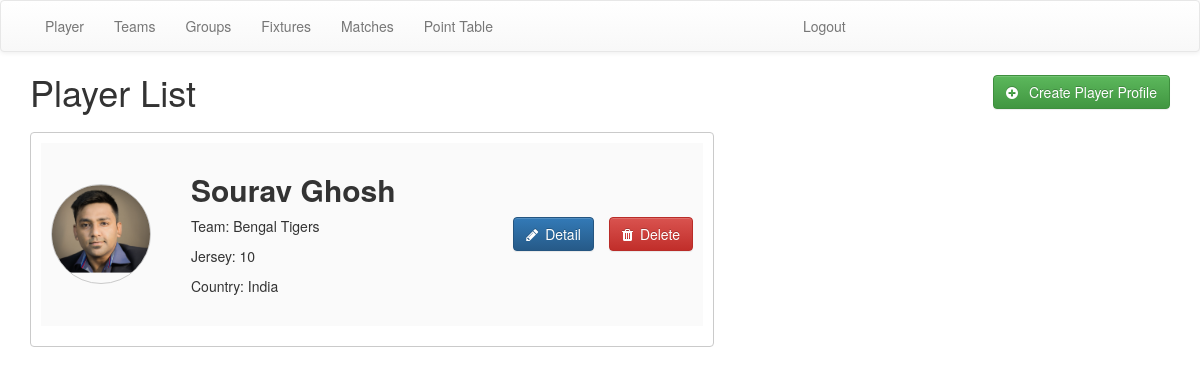
The page /players/list (signed in) on the database as committed earlier.
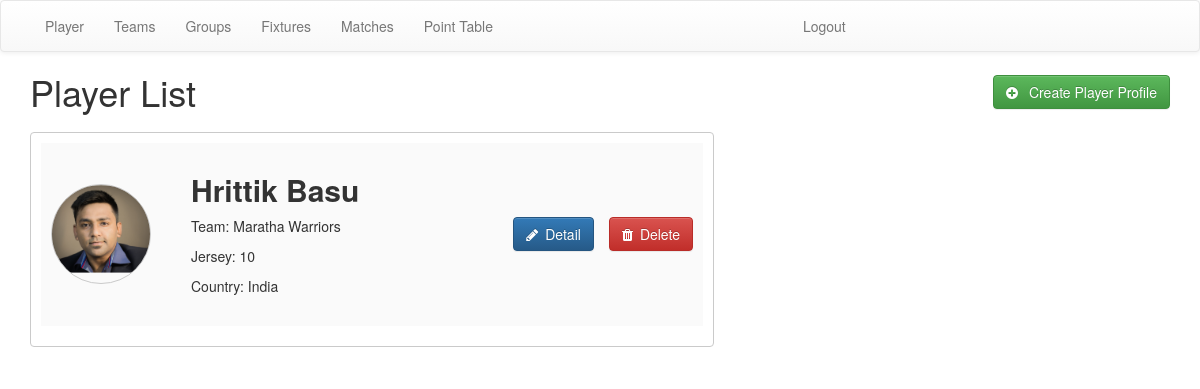
The same page on the database as committed later.
### manage_players/models.py (models this page shows, shortened)
class Player(models.Model):
    identifier = models.AutoField(primary_key=True)
    first_name = models.CharField(max_length=255)
    last_name = models.CharField(max_length=255)
    image_uri = models.ImageField(upload_to='media')
    jersey_number = models.CharField(max_length=3)
    country = models.CharField(max_length=50)
    team = models.ForeignKey(Team,on_delete=models.CASCADE,blank=True,null=True)

### manage_teams/models.py (models this page shows, shortened)
class Team(models.Model):
    identifier = models.AutoField(primary_key=True)
    name = models.CharField(max_length=255)
    logo_uri = models.ImageField(upload_to='media')
    state = models.CharField(max_length=20)

### manage_players/views.py (the view)
# urls.py: path('list', views.PlayerListView.as_view(),name='PlayerList'),
class PlayerListView(LoginRequiredMixin,ListView):
    model = Player
    template_name = 'manage_players/player_list.html'

### templates/manage_players/player_list.html
{% extends 'base.html' %}
{% block content %}
        <div class="flex-set" style="margin-bottom:20px;">
                <h1 style="margin:0;padding:0;">Player List</h1>
                <a class="btn btn-success" href="{% url 'PlayerCreate' %}">
                <i class="fa fa-plus-circle"></i>
                        Create Player Profile
                </a>
        </div>
        {% for player in player_list %}
                <div class="card" style="width:60%; margin-bottom:15px;">
                        <div class="card-body">
                                <div class="card-title flex-set fixture-top">
                                        <div class="flex-set" style="margin-right:25px;">
                                                <div class="img-circle img-fixture">
                                                        <img src={{player.image_uri.url}} />
                                                </div>
                                                <ul style="list-style-type:none;">
                                                        <li>
                                                                <h2 style="margin-left:0px;font-weight:bold;">{{ player.first_name }} {{ player.last_name }}</h2>
                                                        </li>
                                                        <li>
                                                                <p class="card-text">Team: {{ player.team.name }} </p>
                                                        </li>
                                                        <li>
                                                                 <p class="card-text">Jersey: {{ player.jersey_number }} </p>
                                                        </li>
                                                        <li>
                                                                 <p class="card-text">Country: {{ player.country }} </p>
                                                        </li>
                                                </ul>
                                </div>
                                <div class="card-button flex-set" style="justify-content: center;">
                                        <a href="{% url 'PlayerDetail'  player.identifier %}" class="btn btn-primary" style="margin-right:15px;"><i class="fa fa-pencil"></i>Detail</a>
                                        <a href="{% url 'PlayerDelete'  player.identifier %}" class="btn btn-danger"><i class="fa fa-trash"></i>Delete</a>
                                </div>
                        </div>
                </div>
        </div>
        {% endfor %}
{% endblock %}

### templates/base.html (shortened to what this page needs)
<!DOCTYPE html>
{% load static %}
<html>
    <head>
        <link rel="stylesheet" href="https://maxcdn.bootstrapcdn.com/bootstrap/3.3.7/css/bootstrap.min.css">
        <link rel="stylesheet" href="https://maxcdn.bootstrapcdn.com/bootstrap/3.3.7/css/bootstrap-theme.min.css">
        <link rel="stylesheet" href="//cdn.jsdelivr.net/medium-editor/latest/css/medium-editor.min.css" type="text/css" media="screen" charset="utf-8">
        <link href="https://stackpath.bootstrapcdn.com/font-awesome/4.7.0/css/font-awesome.min.css" rel="stylesheet">
    </head>
<body class='loader'>
  <nav class="navbar navbar-default techfont custom-navbar">
    <div class="container">
      <ul class="nav navbar-nav">
        {% if user.is_authenticated %}
                <li><a href="{% url 'PlayerList' %}">Player</a></li>
                <li><a href="{% url 'TeamList' %}">Teams</a></li>
                <li><a href="{% url 'GroupList' %}">Groups</a></li>
                <li><a href="{% url 'FixtureList' %}">Fixtures</a></li>
        {% else %}
                <li><a class="nav-item nav-link" href="{% url 'login' %}">Login</a></li>
                <li><a class="nav-item nav-link" href="{% url 'register' %}">Register</a></li>
        {% endif %}
                <li><a href="{% url 'MatchList' %}">Matches</a></li>
                <li><a href="{% url 'Pointlist' %}" >Point Table</a></li>
        {% if user.is_authenticated %}
                <li style="padding-left:20em"><a class="nav-item nav-link" href="{% url 'logout' %}">Logout</a></li>
        {% endif %}
      </ul>
  </div>
</nav>
        <div class="content container">
            <div class="row">
                <div class="col-xs-12">
                  <div class="blog_posts">
                    {% block content %}
                    {% endblock %}
                  </div>
                </div>
            </div>
        </div>
</body>
</html>

### templates/base.html (style rules this page uses)
.card { display: inline-block; border: 1px solid #cacaca; border-radius: 4px; padding: 10px; margin-right: 15px; }
.fa { margin-right: 7px; }
.flex-set { display: flex; justify-content: space-between; align-items: center; }
img { width: 100%; }
.fixture-top { padding: 10px; background-color: #fafafa; margin-bottom: 10px; }
.img-fixture { width: 100px; height: 100px; overflow: hidden; display: inline-block; border: 1px solid #cacaca; }

Rows that differ between the two databases and show on the page:
removed Player: image_uri (picture), first_name "Sourav", last_name "Ghosh", team.name "Bengal Tigers", jersey_number "10", country "India"
added Player: image_uri (picture), first_name "Hrittik", last_name "Basu", team.name "Maratha Warriors", jersey_number "10", country "India"
